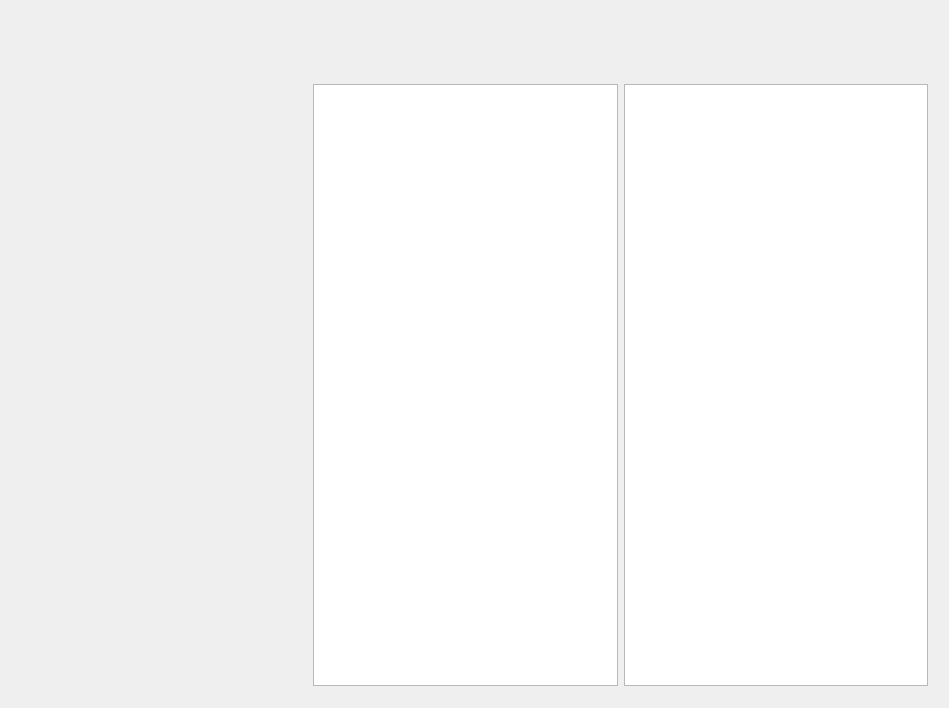
<?xml version="1.0" encoding="UTF-8"?>
<ui version="4.0">
 <class>CentralWidget</class>
 <widget class="QWidget" name="CentralWidget">
  <property name="geometry">
   <rect>
    <x>0</x>
    <y>0</y>
    <width>949</width>
    <height>708</height>
   </rect>
  </property>
  <property name="windowTitle">
   <string>Form</string>
  </property>
  <property name="styleSheet">
   <string notr="true">#moduleWidget {
	background: url(:/img/module.png);
}

#moduleWidget .QPushButton {
	min-width: 264px;
	max-width: 264px;
	min-height: 140px;
	max-height: 140px;
	border: 0px solid red;
}

#indexButton {
	background: url(:/img/index.png);
}
#indexButton:checked {
	background: url(:/img/index-active.png);
}

#analysisBaseButton {
	background: url(:/img/analysis-base.png);
}
#analysisBaseButton:checked {
	background: url(:/img/analysis-base-active.png);
}

#analysisAdvanceButton {
	background: url(:/img/analysis-advance.png);
}
#analysisAdvanceButton:checked {
	background: url(:/img/analysis-advance-active.png);
}

#analysisInfoButton {
	background: url(:/img/analysis-info.png);
}
#analysisInfoButton:checked {
	background: url(:/img/analysis-info-active.png);
}

#courseWidget {
	background: url(:/img/course.png);
}</string>
  </property>
  <layout class="QGridLayout" name="gridLayout_2">
   <item row="0" column="0">
    <widget class="QWidget" name="moduleWidget" native="true">
     <property name="minimumSize">
      <size>
       <width>284</width>
       <height>684</height>
      </size>
     </property>
     <property name="maximumSize">
      <size>
       <width>284</width>
       <height>684</height>
      </size>
     </property>
     <layout class="QGridLayout" name="gridLayout">
      <property name="leftMargin">
       <number>8</number>
      </property>
      <property name="topMargin">
       <number>78</number>
      </property>
      <property name="rightMargin">
       <number>8</number>
      </property>
      <property name="bottomMargin">
       <number>8</number>
      </property>
      <property name="spacing">
       <number>10</number>
      </property>
      <item row="0" column="0">
       <widget class="QPushButton" name="indexButton">
        <property name="text">
         <string/>
        </property>
        <property name="checkable">
         <bool>true</bool>
        </property>
        <property name="checked">
         <bool>false</bool>
        </property>
        <property name="flat">
         <bool>true</bool>
        </property>
       </widget>
      </item>
      <item row="1" column="0">
       <widget class="QPushButton" name="analysisBaseButton">
        <property name="text">
         <string/>
        </property>
        <property name="checkable">
         <bool>true</bool>
        </property>
        <property name="checked">
         <bool>false</bool>
        </property>
        <property name="flat">
         <bool>true</bool>
        </property>
       </widget>
      </item>
      <item row="2" column="0">
       <widget class="QPushButton" name="analysisAdvanceButton">
        <property name="text">
         <string/>
        </property>
        <property name="checkable">
         <bool>true</bool>
        </property>
        <property name="flat">
         <bool>true</bool>
        </property>
       </widget>
      </item>
      <item row="3" column="0">
       <widget class="QPushButton" name="analysisInfoButton">
        <property name="text">
         <string/>
        </property>
        <property name="checkable">
         <bool>true</bool>
        </property>
        <property name="flat">
         <bool>true</bool>
        </property>
       </widget>
      </item>
     </layout>
    </widget>
   </item>
   <item row="0" column="1">
    <widget class="QWidget" name="courseWidget" native="true">
     <property name="minimumSize">
      <size>
       <width>631</width>
       <height>680</height>
      </size>
     </property>
     <property name="maximumSize">
      <size>
       <width>631</width>
       <height>680</height>
      </size>
     </property>
     <layout class="QGridLayout" name="gridLayout_3">
      <property name="leftMargin">
       <number>8</number>
      </property>
      <property name="topMargin">
       <number>70</number>
      </property>
      <property name="rightMargin">
       <number>8</number>
      </property>
      <property name="bottomMargin">
       <number>8</number>
      </property>
      <item row="0" column="0">
       <widget class="QListView" name="listView"/>
      </item>
      <item row="0" column="1">
       <widget class="QListView" name="listView_2"/>
      </item>
     </layout>
    </widget>
   </item>
  </layout>
 </widget>
 <resources/>
 <connections/>
</ui>
